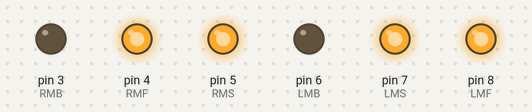
Bench run of a sketch on a simulated Arduino Uno, built with avr-gcc and run on an emulated ATmega328P. On the bench: output pins drawn as LEDs (lit = HIGH).

Above: at 0.1 s.
Timing chart, 0 to 1.6 s (numbered marks = the images above):
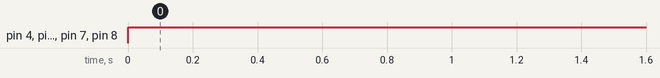

The sketch:

sketch_may8a.ino
```cpp
#define LMF 8 // left motor forword
#define LMS 7 // left motor space
#define LMB 6 // left motor backword
#define RMF 4
#define RMB 3
#define RMS 5

#define LS 13 // left side
#define MS 12// middle side
#define RS 11// right side

void setup() {
 for(int i=3;i<9;i++)
 {
  pinMode(i,OUTPUT);
 }
}

void loop() {
  // put your main code here, to run repeatedly:
  forward();
  delay(2000);

}
void forward()
{
   digitalWrite(LMF,1);
   digitalWrite(LMB,0);
   digitalWrite(LMS,100);
   digitalWrite(RMF,1);
   digitalWrite(RMB,0);
   digitalWrite(RMS,100);
}
void left()
{
   digitalWrite(LMF,0);
   digitalWrite(LMB,1);
   digitalWrite(LMS,100);
   digitalWrite(RMF,1);
   digitalWrite(RMB,0);
   digitalWrite(RMS,100);
}
void right()
{
   digitalWrite(LMF,1);
   digitalWrite(LMB,0);
   digitalWrite(LMS,100);
   digitalWrite(RMF,0);
   digitalWrite(RMB,1);
   digitalWrite(RMS,100);
}

void back()
{
   digitalWrite(LMF,0);
   digitalWrite(LMB,1);
   digitalWrite(LMS,100);
   digitalWrite(RMF,0);
   digitalWrite(RMB,1);
   digitalWrite(RMS,100);
}

void stop()
{
   digitalWrite(LMF,1);
   digitalWrite(LMB,1);
   digitalWrite(LMS,100);
   digitalWrite(RMF,0);
   digitalWrite(RMB,0);
   digitalWrite(RMS,100);
}
```

Measured:
- by itself, pin 4 (RMF), pin 5 (RMS), pin 7 (LMS), pin 8 (LMF): LOW → HIGH at 0.00 s
